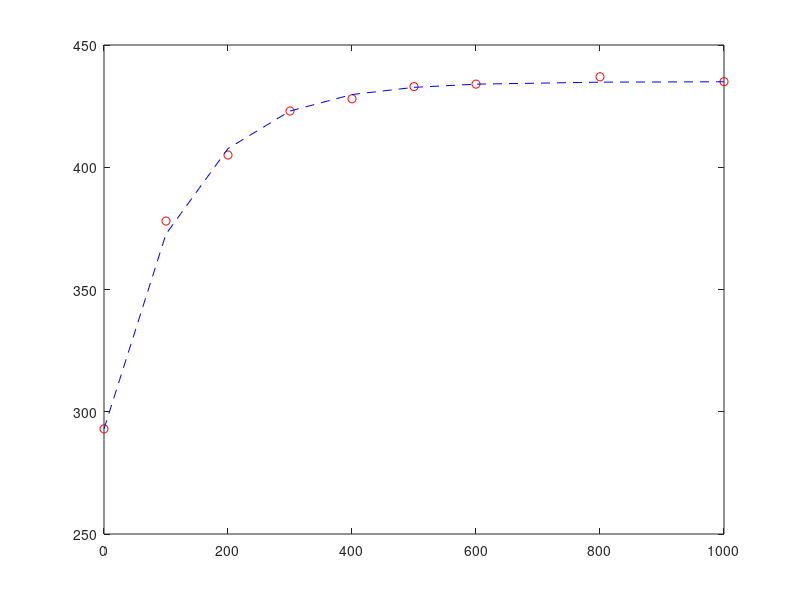

This figure's MATLAB source:
function tau
tau = fminsearch(@opt_tau, 10)

function F = opt_tau(tau)
T_exp = [293 378 405 423	428 433 434 437 435];
t_exp = [0 100 200 300 400 500 600 800 1000];
T1 = 435;
T0 = 293;
T_mod = T1-(T1-T0)*exp(-t_exp/tau);
F = sum(abs(T_exp - T_mod));
plot(t_exp,T_exp,'ro',t_exp, T_mod,'b--')